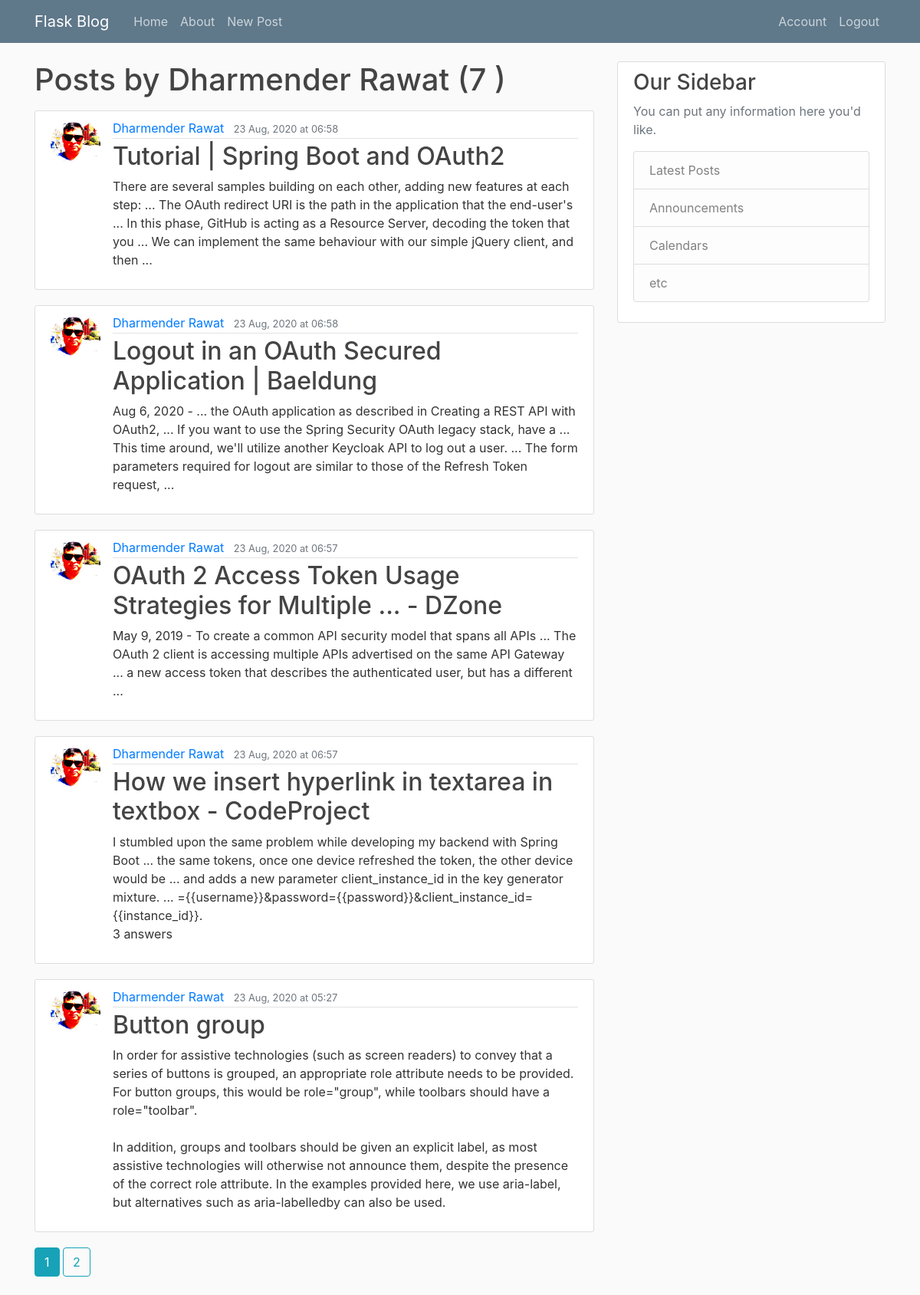
Page /user/posts/Dharmender Rawat (signed in) on the committed database.
### blog/models.py (models this page shows, shortened)
class User (db.Model, UserMixin):
    id = db.Column(db.Integer, primary_key = True)
    username = db.Column(db.String(20), unique = True, nullable = False)
    email = db.Column(db.String(120), unique=True, nullable=False)
    image_file = db.Column(db.String(20), nullable=False, default = 'default.jpg')
    password = db.Column(db.String(60), nullable=False)
    posts = db.relationship('Post', backref = 'author', lazy = True)

class Post(db.Model):
    id = db.Column('post_id', db.Integer, primary_key=True)
    title = db.Column(db.String(120),  nullable=False)
    date_posted = db.Column(db.DateTime, nullable=False, default = datetime.utcnow)
    contents = db.Column(db.Text, nullable = False)
    user_id = db.Column(db.Integer, db.ForeignKey('user.id'), nullable = False)

### blog/users/routes.py (the view)
@users_bp.route("/user/posts/<username>")
def user_posts(username):
    page = request.args.get('page', 1, type=int)
    user = User.query.filter_by(username=username).first_or_404()
    posts = Post.query.filter_by(author=user)\
                        .order_by(Post.date_posted.desc())\
                        .paginate(page=page, per_page=5)
    return render_template('user_posts.html', posts=posts, title=username + "'s Post", date_format=date_format, user=user)

### blog/main/utils.py (called while the page is built)
def date_format(mydate):
    mydate = mydate.replace(tzinfo=pytz.UTC)
    mydate = mydate.replace(tzinfo=pytz.UTC)
    return mydate.astimezone(tzlocal()).strftime('%d %b, %Y at %H:%M')

### blog/models.py (called while the page is built)
@login_manager.user_loader
def load_user(user_id):
    return User.query.get(int(user_id))

### blog/templates/user_posts.html
{% extends "layout.html" %}
{% block content %}
<h1 class="mb-3">Posts by {{user.username}} ({{ posts .total}} ) </h1>
{% for post in posts.items %}
<article class="media content-section">
    <img class="rounded-circle article-img"
         src="{{ url_for('static', filename='profile_pics/' + post.author.image_file) }}">
    <div class="media-body">
        <div class="article-metadata">
            <a class="mr-2" href="{{ url_for('users_bp.user_posts', username=post.author.username )}}">{{ post.author.username }}</a>
            <small class="text-muted">{{ date_format(post.date_posted) }}</small>
        </div>
        <h2><a class="article-title" href="{{ url_for('posts_bp.post', post_id=post.id) }}">{{ post.title }}</a></h2>
        <p class="article-content">{{ post.contents }}</p>
    </div>
</article>
{% endfor %}
{%  for page_num in posts.iter_pages(left_edge=1, right_edge=1, left_current=1, right_current=2) %}
    {%  if page_num %}
        {% if posts.page == page_num %}
        <a class="btn btn-info mb-4"    href="{{ url_for('users_bp.user_posts', username=user.username, page=page_num)}}"> {{page_num}} </a>
        {% else %}
        <a class="btn btn-outline-info mb-4"    href="{{ url_for('users_bp.user_posts', username=user.username, page=page_num)}}"> {{page_num}} </a>
        {% endif %}
    {%  else %}
    ...
    {%  endif %}
{%  endfor %}
{% endblock %}

### blog/static/main.css (style rules this page uses)
body { background: #fafafa; color: #333333; margin-top: 5rem; }
h1, h2, h3, h4, h5, h6 { color: #444444; }
.content-section { background: #ffffff; padding: 10px 20px; border: 1px solid #dddddd; border-radius: 3px; margin-bottom: 20px; }
.article-title { color: #444444; }
.article-content { white-space: pre-line; }
.article-img { height: 65px; width: 65px; margin-right: 16px; }
.article-metadata { padding-bottom: 1px; margin-bottom: 4px; border-bottom: 1px solid #e3e3e3 }

### rows in the picture
User: username "Dharmender Rawat"
Post: image_file (picture), author.username "Dharmender Rawat", date_posted "23 Aug, 2020 at 06:58", title "Tutorial | Spring Boot and OAuth2", contents "There are several samples building on each other, adding new features at each step: ... The OAuth redirect URI is the path in the application that the end-user's ... In this phase, GitHub is acting as a Resource Server, decoding the token that you ... We can implement the same behaviour with our simple jQuery client, and then ..."
Post: image_file (picture), author.username "Dharmender Rawat", date_posted "23 Aug, 2020 at 06:58", title "Logout in an OAuth Secured Application | Baeldung", contents "Aug 6, 2020 - ... the OAuth application as described in Creating a REST API with OAuth2, ... If you want to use the Spring Security OAuth legacy stack, have a ... This time around, we'll utilize another Keycloak API to log out a user. ... The form parameters required for logout are similar to those of the Refresh Token request, ..."
Post: image_file (picture), author.username "Dharmender Rawat", date_posted "23 Aug, 2020 at 06:57", title "OAuth 2 Access Token Usage Strategies for Multiple ... - DZone", contents "May 9, 2019 - To create a common API security model that spans all APIs ... The OAuth 2 client is accessing multiple APIs advertised on the same API Gateway ... a new access token that describes the authenticated user, but has a different ..."
Post: image_file (picture), author.username "Dharmender Rawat", date_posted "23 Aug, 2020 at 06:57", title "How we insert hyperlink in textarea in textbox - CodeProject", contents "I stumbled upon the same problem while developing my backend with Spring Boot ... the same tokens, once one device refreshed the token, the other device would be ... and adds a new parameter client_instance_id in the key generator mixture. ... ={{username}}&password={{password}}&client_instance_id={{instance_id}}. 3 answers"
Post: image_file (picture), author.username "Dharmender Rawat", date_posted "23 Aug, 2020 at 05:27", title "Button group", contents "In order for assistive technologies (such as screen readers) to convey that a series of buttons is grouped, an appropriate role attribute needs to be provided. For button groups, this would be role=\"group\", while toolbars should have a role=\"toolbar\". In addition, groups and toolbars should be given an explicit label, as most assistive technologies will otherwise not announce them, despite the presence of the correct role attribute. In the examples provided here, we use aria-label, but alternatives such as aria-labelledby can also be used."

### other values in the picture
{{ posts .total }} "7"
{{ page_num }} "1"
{{ page_num }} "2"
